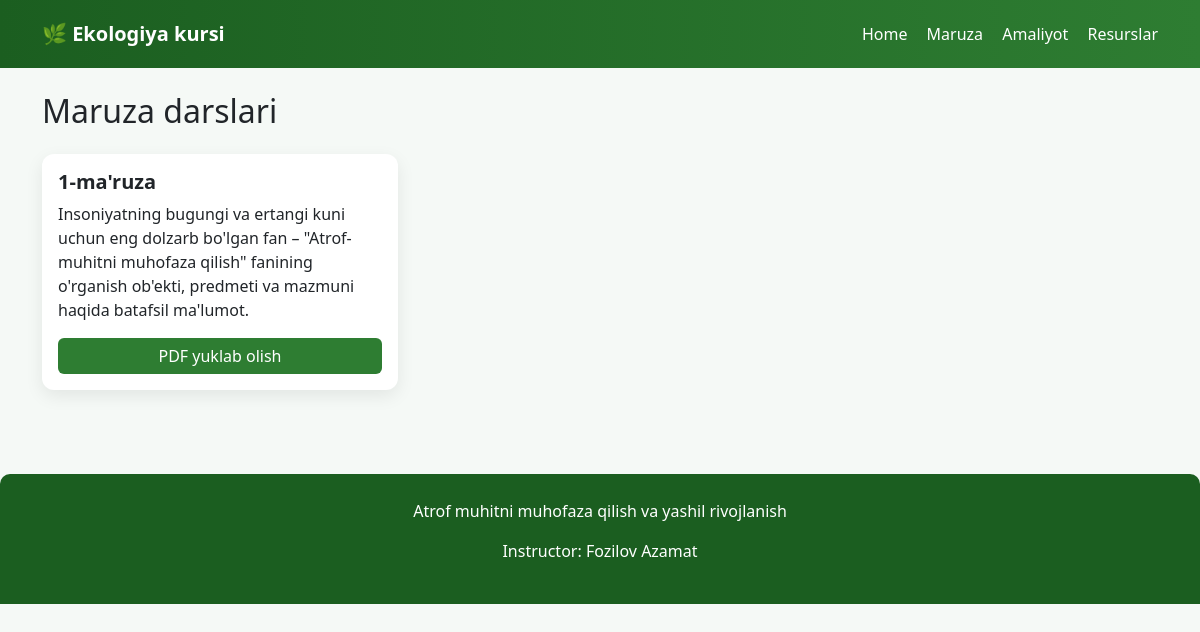
The page /maruza/ on the database its author committed.
### courses/models.py (models this page shows, shortened)
class Lecture(models.Model):
    title = models.CharField(max_length=200)
    description = models.TextField()
    pdf = models.FileField(upload_to="lectures/")

### courses/views.py (the view)
# urls.py: path('maruza/', views.lectures),
def lectures(request):
    lectures = Lecture.objects.all()
    return render(request,"lectures.html",{"lectures":lectures})

### courses/templates/lectures.html
{% extends "base.html" %}
{% block content %}
<h2 class="mt-4 mb-4">Maruza darslari</h2>
<div class="row">
{% for lecture in lectures %}
<div class="col-md-4 mb-4">
<div class="card p-3">
<h5 class="card-title">{{ lecture.title }}</h5>
<p>{{ lecture.description }}</p>
<a href="{{ lecture.pdf.url }}" class="btn btn-green">
PDF yuklab olish
</a>
</div>
</div>
{% endfor %}
</div>
{% endblock %}

### courses/templates/base.html (style rules this page uses)
body { background:#f5f9f6; font-family: 'Segoe UI', sans-serif; }
.card { border:none; border-radius:12px; box-shadow:0 6px 18px rgba(0,0,0,0.08); transition:0.3s; }
.card-title { font-weight:600; }
.btn-green { background:#2e7d32; color:white; border:none; }

### rows shown on the page
Lecture: title "1-ma'ruza", description "Insoniyatning bugungi va ertangi kuni uchun eng dolzarb bo'lgan fan – \"Atrof-muhitni muhofaza qilish\" fanining o'rganish ob'ekti, predmeti va mazmuni haqida batafsil ma'lumot."
